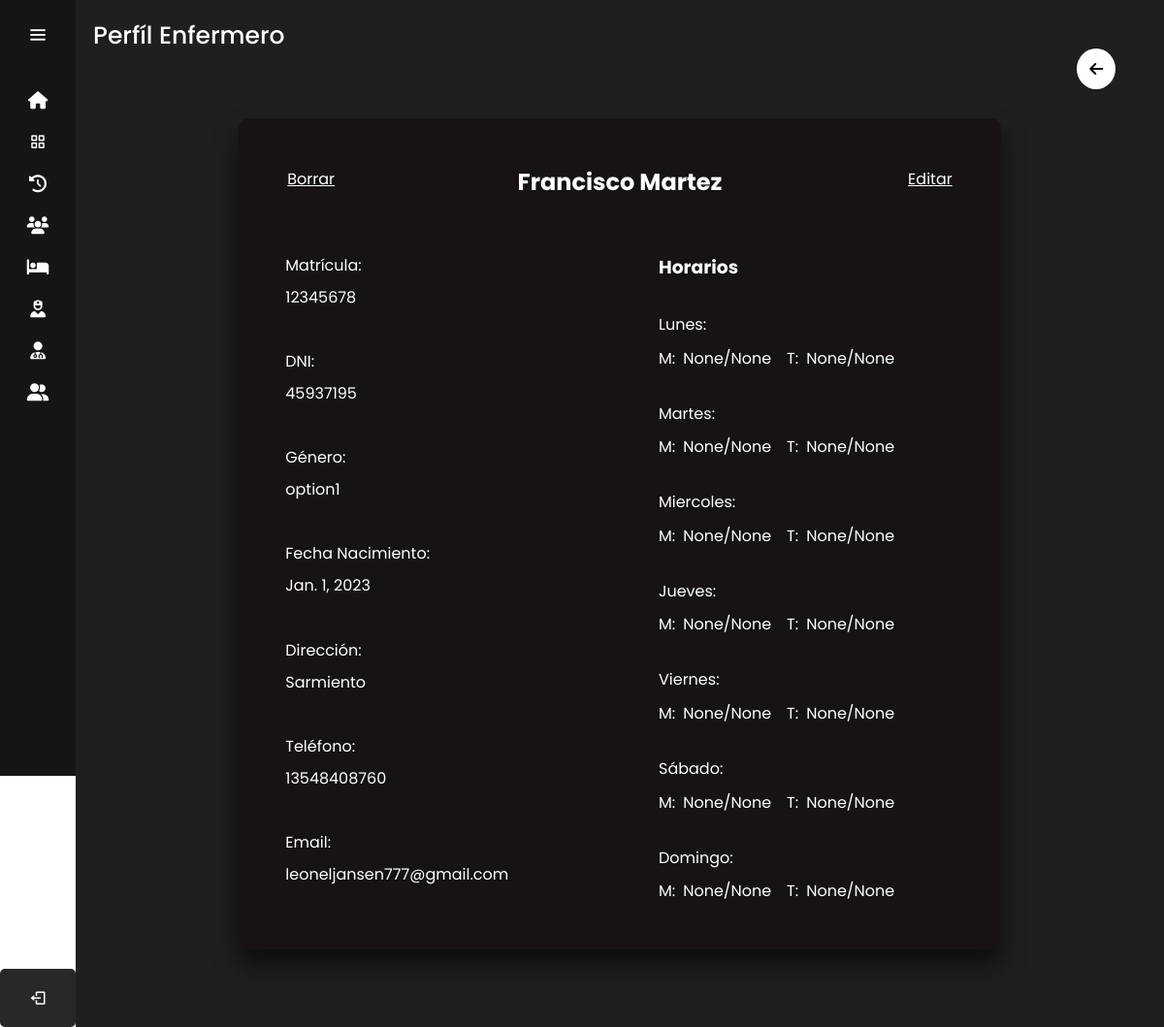
/perfil_enfermero/1/ (signed in), run on the app's committed database.
### sitio/models.py (models this page shows)
class Enfermeros(models.Model):
    DNI = models.CharField(max_length=8)
    nombre = models.CharField(max_length=255)
    apellido = models.CharField(max_length=255)
    direccion = models.TextField()
    email = models.EmailField()
    fecha_nacimiento=models.DateField()
    genero=models.CharField(max_length=12, default='masculino')
    telefono = models.CharField(max_length=12)
    lunesMI = models.TimeField(null=True)
    lunesMF = models.TimeField(null=True)
    lunesTI = models.TimeField(null=True)
    lunesTF = models.TimeField(null=True)
    martesMI = models.TimeField(null=True)
    martesMF = models.TimeField(null=True)
    martesTI = models.TimeField(null=True)
    martesTF = models.TimeField(null=True)
    miercolesMI = models.TimeField(null=True)
    miercolesMF = models.TimeField(null=True)
    miercolesTI = models.TimeField(null=True)
    miercolesTF = models.TimeField(null=True)
    juevesMI = models.TimeField(null=True)
    juevesMF = models.TimeField(null=True)
    juevesTI = models.TimeField(null=True)
    juevesTF = models.TimeField(null=True)
    viernesMI = models.TimeField(null=True)
    viernesMF = models.TimeField(null=True)
    viernesTI = models.TimeField(null=True)
    viernesTF = models.TimeField(null=True)
    sabadoMI = models.TimeField(null=True)
    sabadoMF = models.TimeField(null=True)
    sabadoTI = models.TimeField(null=True)
    sabadoTF = models.TimeField(null=True)
    domingoMI = models.TimeField(null=True)
    domingoMF = models.TimeField(null=True)
    domingoTI = models.TimeField(null=True)
    domingoTF = models.TimeField(null=True)

### sitio/views.py (the view)
# urls.py: path('perfil_enfermero/<int:enfermero_id>/',login_required(views.perfil_enfermero),name='perfil_enfermero'),
@user_passes_test(is_medico_admin)
def perfil_enfermero (request,enfermero_id):
    enfermeros=get_object_or_404(Enfermeros,id=enfermero_id)
    return render(request, 'perfil_enfermero.html',{'enfermeros': enfermeros})

### sitio/views.py (called while the page is built)
def is_medico_admin(user):
    return (
        user.groups.filter(name='Médico').exists() or
        user.groups.filter(name='ADMIN').exists()
    )

### sitio/templates/perfil_enfermero.html (shortened to what this page needs)
{% extends 'layouts/nav.html' %} {% load static %} {% block content %}
<head>
    <link rel="stylesheet" href="{% static '/Styles/perfil_medico_enfermero_styles.css' %}">
</head>
<div class="text">Perfíl Enfermero</div>
<div class="btn_volver">
    <a href="/enfermeros"><i class="fa-solid fa-arrow-left"></i></a>
</div>
<div class="container_perfil_medico_enfermero">
    <div class="perfil_medico_enfermero">
        <div class="editar_perfil">
            <a href="{% url 'editar_enfermero' enfermeros.id %}">Editar</a>
        </div>
        <div class="nombre_apellido">
            <h2>{{enfermeros.nombre}} {{ enfermeros.apellido }}</h2>
        </div>
        <a id="eliminar_enfermero" class="borrar" onclick="eliminar_sala('{{ enfermeros.id }}')" >Borrar</a>
        <div class="item_perfil izquierda_perfil">
            <p>Matrícula:</p> <p>12345678</p>
        </div>
        <div class="item_perfil horario">
            <h3>Horarios</h3>
            <div class="dia_semana">
                <p>Lunes:</p>
                <div class="manana_tarde">
                    <div class="item_manana_tarde">
                        <p>M: </p><p><span>{{enfermeros.lunesMI}}</span>/<span>{{enfermeros.lunesMF}}</span></p>
                    </div>
                    <div class="item_manana_tarde">
                        <p>T: </p><p> <span>{{enfermeros.lunesTI}}</span>/<span>{{enfermeros.lunesTF}}</span></p>
                    </div>
                </div>
            </div>
            <div class="dia_semana">
                <p>Martes:</p>
                <div class="manana_tarde">
                    <div class="item_manana_tarde">
                        <p>M: </p><p><span>{{enfermeros.martesMI}}</span>/<span>{{enfermeros.martesMF}}</span></p>
                    </div>
                    <div class="item_manana_tarde">
                        <p>T: </p><p> <span>{{enfermeros.martesTI}}</span>/<span>{{enfermeros.martesTF}}</span></p>
                    </div>
                </div>
            </div>
            <div class="dia_semana">
                <p>Miercoles:</p>
                <div class="manana_tarde">
                    <div class="item_manana_tarde">
                        <p>M: </p><p><span>{{enfermeros.miercolesMI}}</span>/<span>{{enfermeros.miercolesMF}}</span></p>
                    </div>
                    <div class="item_manana_tarde">
                        <p>T: </p><p> <span>{{enfermeros.miercolesTI}}</span>/<span>{{enfermeros.miercolesTF}}</span></p>
                    </div>
                </div>
            </div>
            <div class="dia_semana">
                <p>Jueves:</p>
                <div class="manana_tarde">
                    <div class="item_manana_tarde">
                        <p>M: </p><p><span>{{enfermeros.juevesMI}}</span>/<span>{{enfermeros.miercolesMF}}</span></p>
                    </div>
                    <div class="item_manana_tarde">
                        <p>T: </p><p> <span>{{enfermeros.juevesTI}}</span>/<span>{{enfermeros.juevesTF}}</span></p>
                    </div>
                </div>
            </div>
            <div class="dia_semana">
                <p>Viernes:</p>
                <div class="manana_tarde">
                    <div class="item_manana_tarde">
                        <p>M: </p><p><span>{{enfermeros.viernesMI}}</span>/<span>{{enfermeros.viernesMF}}</span></p>
                    </div>
                    <div class="item_manana_tarde">
                        <p>T: </p><p> <span>{{enfermeros.viernesTI}}</span>/<span>{{enfermeros.viernesTF}}</span></p>
                    </div>
                </div>
            </div>
            <div class="dia_semana">
                <p>Sábado:</p>
                <div class="manana_tarde">
                    <div class="item_manana_tarde">
                        <p>M: </p><p><span>{{enfermeros.sabadoMI}}</span>/<span>{{enfermeros.sabadoMF}}</span></p>
                    </div>
                    <div class="item_manana_tarde">
                        <p>T: </p><p> <span>{{enfermeros.sabadoTI}}</span>/<span>{{enfermeros.sabadoTF}}</span></p>
                    </div>
                </div>
            </div>
            <div class="dia_semana">
                <p>Domingo:</p>
                <div class="manana_tarde">
                    <div class="item_manana_tarde">
                        <p>M: </p><p><span>{{enfermeros.domingoMI}}</span>/<span>{{enfermeros.domingoMF}}</span></p>
                    </div>
                    <div class="item_manana_tarde">
                        <p>T: </p><p> <span>{{enfermeros.domingoTI}}</span>/<span>{{enfermeros.domingoTF}}</span></p>
                    </div>
                </div>
            </div>
        </div>
        <div class="item_perfil izquierda_perfil">
            <p>DNI:</p> <p>{{enfermeros.DNI}}</p>
        </div>
        <div class="item_perfil izquierda_perfil">
            <p>Género:</p> <p>{{enfermeros.genero}}</p>
        </div>
        <div class="item_perfil izquierda_perfil">
            <p>Fecha Nacimiento: </p><p>{{enfermeros.fecha_nacimiento}}</p>
        </div>
        <div class="item_perfil izquierda_perfil">
            <p>Dirección: </p> <p>{{enfermeros.direccion}}</p>
        </div>
        <div class="item_perfil izquierda_perfil telefono">
            <p>Teléfono: </p> <p>{{enfermeros.telefono}}</p>
        </div>
        <div class="item_perfil izquierda_perfil email">
            <p>Email: </p> <p>{{enfermeros.email}}</p>
        </div>
    </div>
</div>
{% endblock %}

### sitio/static/Styles/nav_styles.css (style rules this page uses)
body { position: relative; }
:root { --color-default:#151515; --color-second:#292828; --color-white:#fff; --color-body:#1F1F1F; --color-light:#e0e0e0; --color-text:#fff; }
* { padding: 0%; margin: 0%; box-sizing: border-box; font-family: 'Poppins', sans-serif; }
body { min-height: 100vh; }
.home-section .text { display: inline-block; color:var(--color-text); font-size: 25px; font-weight: 500; margin: 18px; }
.btn_volver { color: black; background-color: white; padding: .8em; border-radius: 100%; position: absolute; top: 50px; right: 50px; }
.btn_volver a { color: black; text-decoration: none; }

### sitio/static/Styles/perfil_medico_enfermero_styles.css (style rules this page uses)
.perfil_medico_enfermero { display: grid; grid-template-columns: 1fr 1fr; column-gap: 5em; row-gap: 1.5em; margin: 0 auto 0; padding: 3em; background: rgba(24, 20, 20, 0.987); box-sizing: border-box; box-shadow: 0 15px 25px rgba(0,0,0,.6); border-radius: 10px; width: 70%; color: white; position: relative; }
.item_perfil { display: flex; flex-direction: column; gap: .5em; }
.borrar { position: absolute; top: 50px; left: 50px; color: white; cursor: pointer; text-decoration:underline }
.editar_perfil { position: absolute; top: 50px; right: 50px; }
.editar_perfil a { color: white; }
.container_perfil_medico_enfermero { padding: 3em 0 5em; }
.nombre_apellido { grid-column: 1/3; text-align: center; padding-bottom: 2em; }
.izquierda_perfil { grid-column: 1/2; }
.horario { grid-column: 2/3; grid-row: 2/9; display: flex; flex-direction: column; gap: 2em; }
.dia_semana { display: flex; flex-direction: column; gap: .6em; }
.manana_tarde { display: flex; gap: 1em; flex-wrap: wrap; }
.item_manana_tarde { display: flex; gap: .5em; }

### data on the page
Enfermeros: nombre "Francisco", apellido "Martez", lunesMI "None", lunesMF "None", lunesTI "None", lunesTF "None", martesMI "None", martesMF "None", martesTI "None", martesTF "None", miercolesMI "None", miercolesMF "None", miercolesTI "None", miercolesTF "None", juevesMI "None", juevesTI "None", juevesTF "None", viernesMI "None", viernesMF "None", viernesTI "None", viernesTF "None", sabadoMI "None", sabadoMF "None", sabadoTI "None", sabadoTF "None", domingoMI "None", domingoMF "None", domingoTI "None", domingoTF "None", DNI "45937195", genero "option1", fecha_nacimiento "Jan. 1, 2023", direccion "Sarmiento", telefono "13548408760", email "leoneljansen777@gmail.com"
